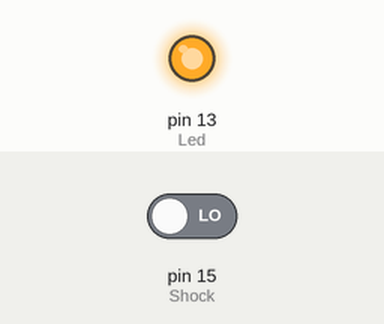
This sketch was run on a simulated Arduino Uno, built with avr-gcc and run on an emulated ATmega328P. Parts: output pins drawn as LEDs (lit = HIGH). The inputs (shaded band) are chosen by the test bench; at power-on: pin 15 (Shock) LOW. What the sketch prints to the serial monitor is not drawn.

Above: at 1.2 s.
1.3 s: pin 15 (Shock) driven HIGH
At 2.5 s:
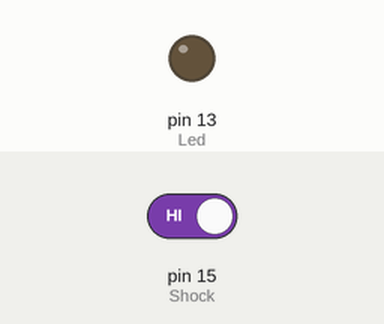
2.8 s: pin 15 (Shock) driven LOW
At 3.7 s:
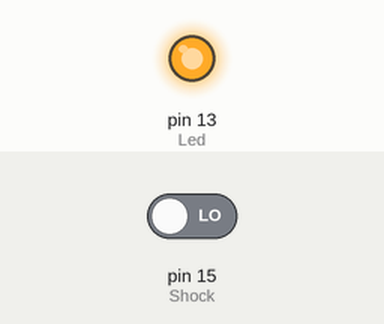
Timing chart, 0 to 5.8 s (numbered marks = the images above; inputs shaded):
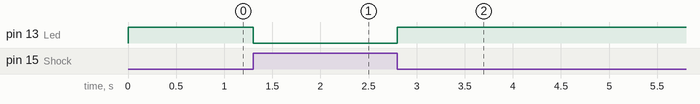

The sketch:

zhendongkaiguan.ino
```cpp
#define Led 13//定义LED 接口
#define Shock 15//定义震动传感器接口
int val;//定义数字变量val
void setup()
{
pinMode(Led,OUTPUT);//定义LED 为输出接口
pinMode(Shock,INPUT);//定义震动传感器为输出接口

Serial.begin(115200);
}
void loop()
{
val=digitalRead(Shock);//将数字接口3的值读取赋给val
if(val==HIGH)//当震动传感器检测有信号时，LED 闪烁
{
digitalWrite(Led,LOW);
}
else
{
digitalWrite(Led,HIGH);
}
Serial.print("val:");
Serial.println(val,HEX);
}
```

Measured:
- after the input at 1.3 s, pin 13 (Led): HIGH → LOW at once
- after the input at 2.8 s, pin 13 (Led): LOW → HIGH at once
